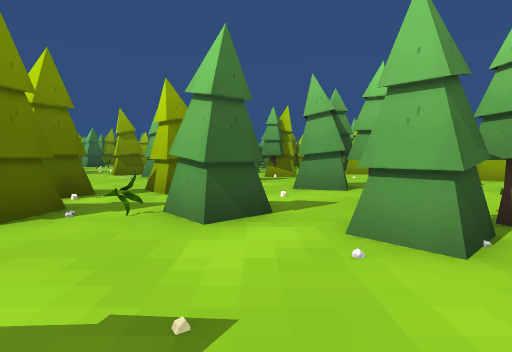
[1] (above)

24 first-person views from a walk through a 3-D level made in the Unity game engine. The camera is 1.5 m above the floor, tilts 4° down and sees 80° across. The floor is counted in squares, 2 m on a side. Each view is taken from the middle of a square. On the plan, view 1 faces up. The plan holds only what a view shows up to about 10 squares ahead; the rest is blank. The place goes on beyond the plan. The player character is not drawn. Some animated figures are not drawn. Some surface patterns are stand-ins.

[2]
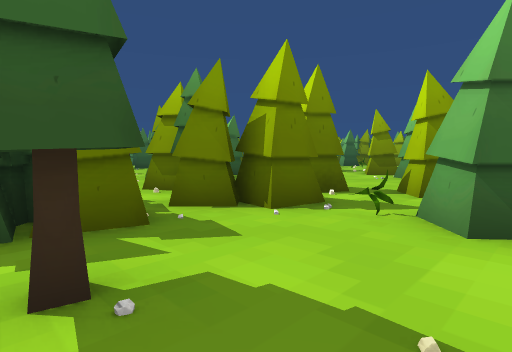

[3]
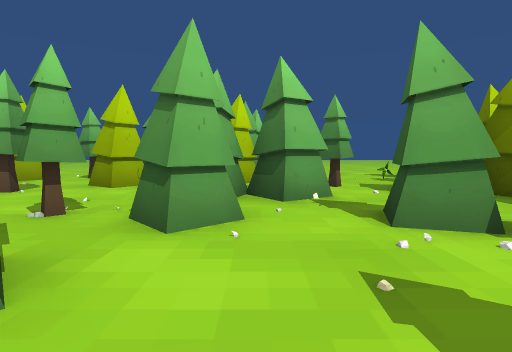

[4]
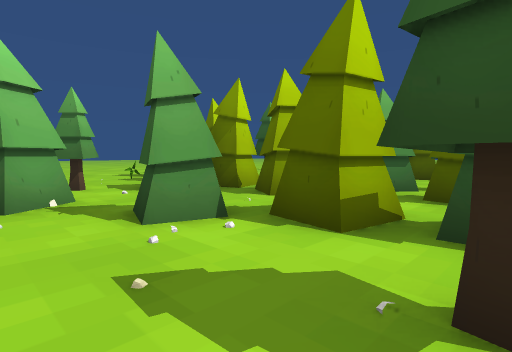

[5]
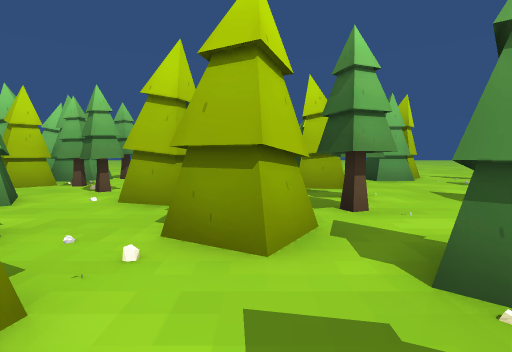

[6]
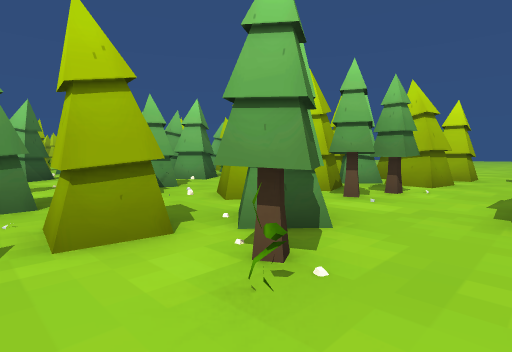

[7]
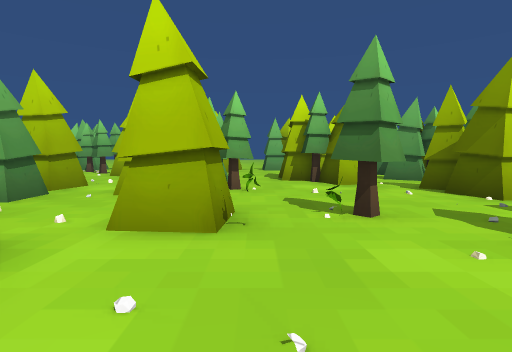

[8]
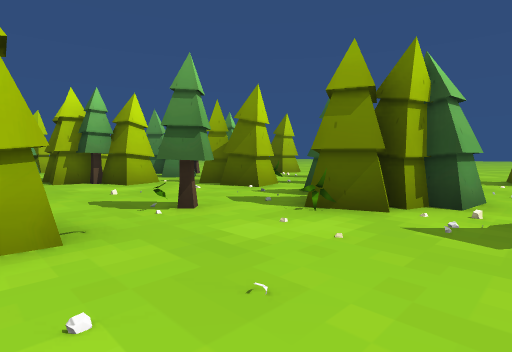

[9]
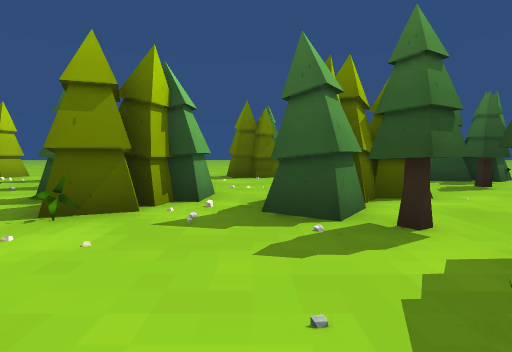

[10]
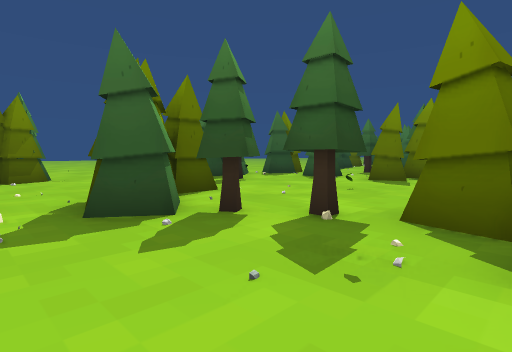

[11]
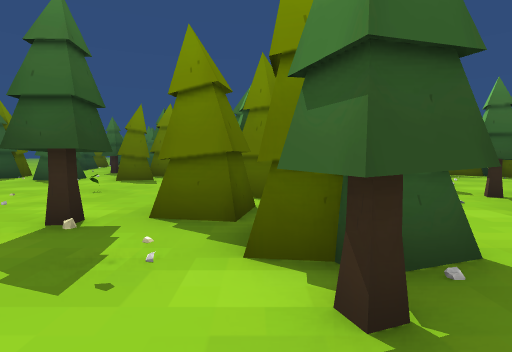

[12]
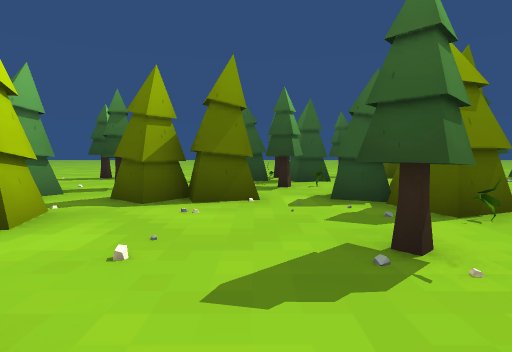

[13]
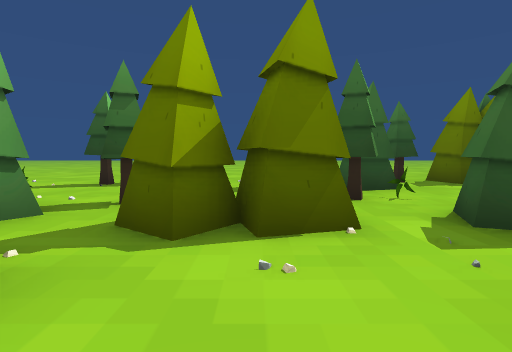

[14]
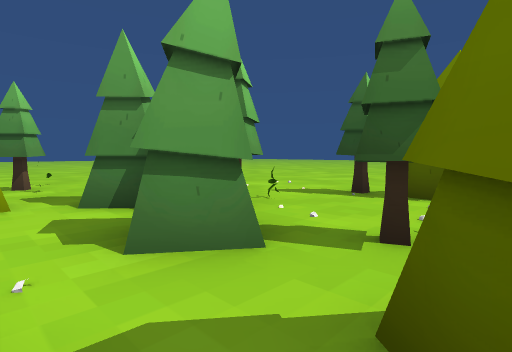

[15]
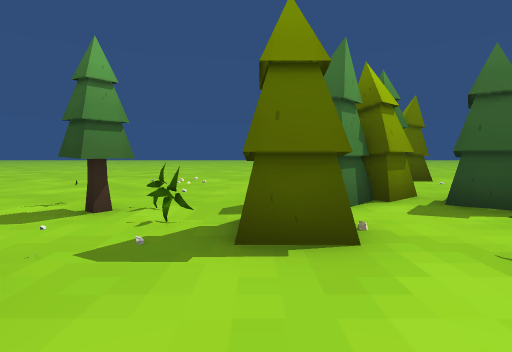

[16]
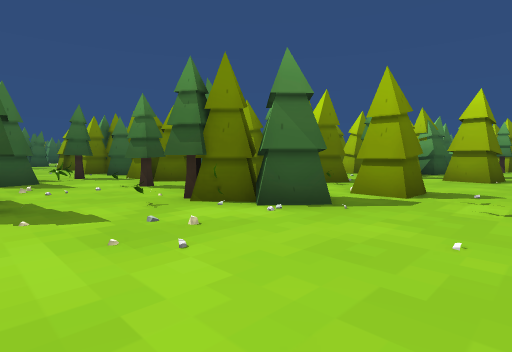

[17]
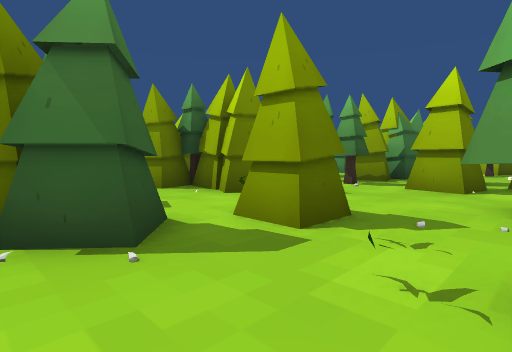

[18]
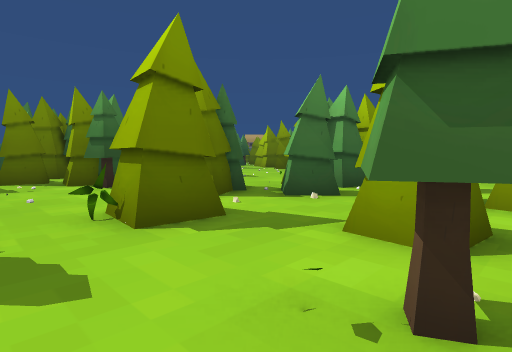

[19]
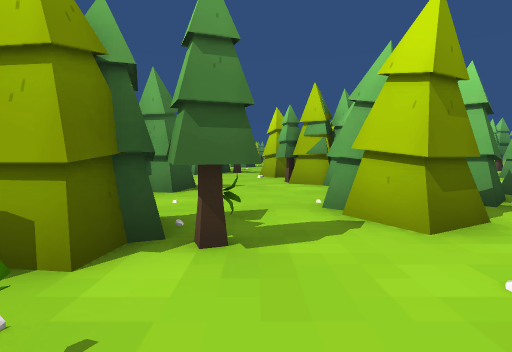

[20]
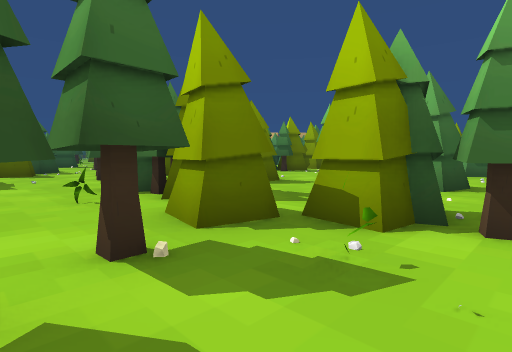

[21]
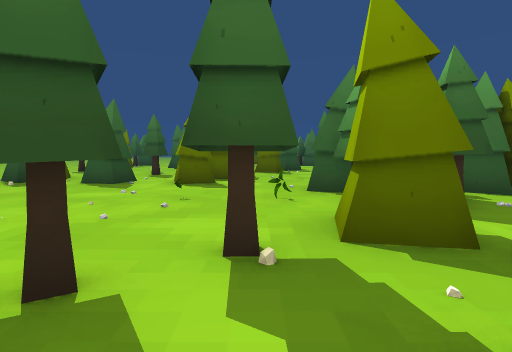

[22]
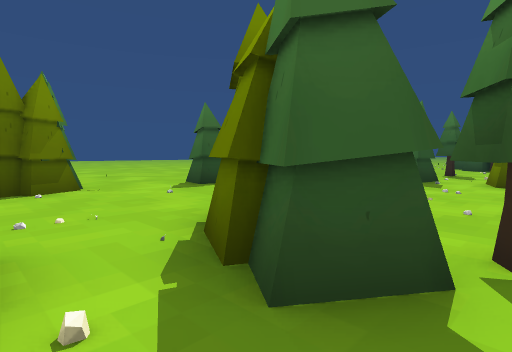

[23]
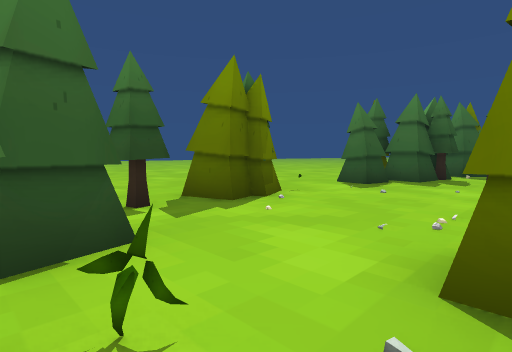

[24]
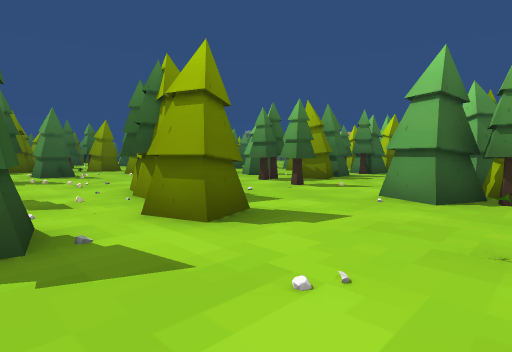

### Floor plan
Key: @ floor where view 1 was taken; # wall or solid block; x gap in a wall; . floor; = window, fence, low wall or low ledge; T thing the floor can be seen under or through; R rock.
Columns run from 24 left of view 1 to 8 right of it. Each row starts with its distance up from view 1.
 11                     #
 10                    ..
  9                    ...         #
  8                     ..  ..   ...
  7                     ..# .##.#...#
  6                     ### ......#
  5                     #..... ..##
  4                     ##.##.x..
  3                   ####...###  ###
  2                   #.......###.#.#
  1           ..      #####....##.#.#
  0           ..        ###.@##..#..
 -1            ##      ##  .#...#....
 -2       #..  #       ## #.....###..
 -3       #... #     ###......###.#.#
 -4      .#...##### ##.#=..#...#.. ##
 -5      ..#..# #.###...##.###.##.#.
 -6     #.........#..................
 -7   .............R.....#....##....#
 -8  .....##.......##........## .....
 -9 #.....##x#......#..#.....x....#..
-10 .#.............##.#  ..#T T.....#
-11        ..#.....#..###..#TTTTT#...
-12         ....#........#...T.TT....
-13         #........................
-14         #.###.......###..........
-15            ###..####.#  .###.....

Positions as (right, up) in squares from view 1, and headings:
1: (0, 0), facing up
2: (0, 0), facing up-left
3: (-2, 2), facing right
4: (-2, 2), facing down-right
5: (-1, -3), facing right
6: (-2, -7), facing up-right
7: (-7, -6), facing right
8: (-7, -5), facing down-right
9: (-7, -5), facing down
10: (-6, -5), facing down-left
11: (-6, -5), facing left
12: (-2, -5), facing down
13: (-1, -7), facing down
14: (0, -9), facing down-right
15: (6, -6), facing down
16: (8, -15), facing up-left
17: (8, -12), facing up-left
18: (0, -7), facing up-left
19: (-7, -7), facing up
20: (-7, -8), facing up-left
21: (-7, -7), facing left
22: (-6, -8), facing down-left
23: (-3, -11), facing down-left
24: (-12, -11), facing up-left
